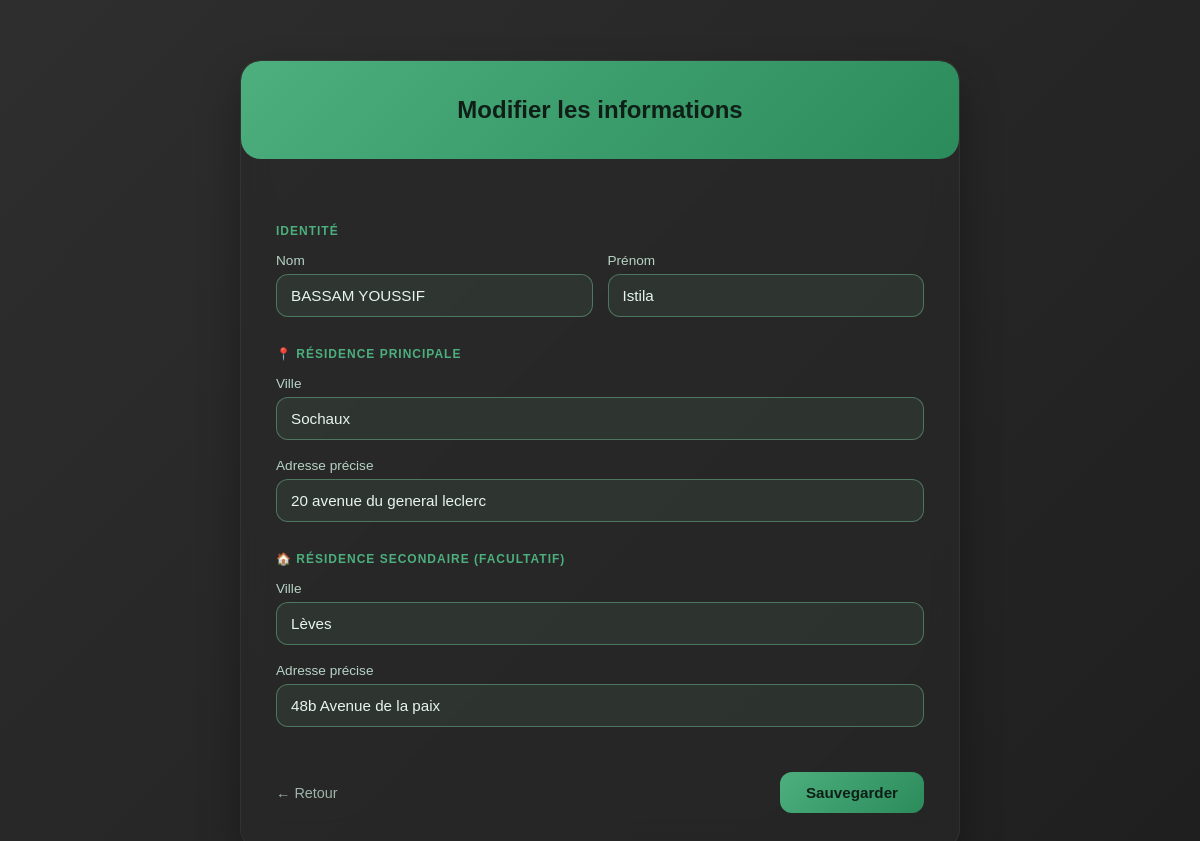
The page /modifier/4 on the database its author committed.
### tables this page shows
CREATE TABLE etudiants (
        id INTEGER PRIMARY KEY AUTOINCREMENT,
        nom TEXT NOT NULL,
        prenom TEXT NOT NULL
    );

CREATE TABLE residences (
        id INTEGER PRIMARY KEY AUTOINCREMENT,
        etudiant_id INTEGER,
        ville TEXT NOT NULL,
        adresse TEXT,
        type TEXT,
        date_debut TEXT,
        date_fin TEXT,
        lat REAL,
        lon REAL,
        FOREIGN KEY (etudiant_id) REFERENCES etudiants(id)
    );

### app.py (the view, shortened to what this page needs)
@app.route('/modifier/<int:etudiant_id>', methods=['GET', 'POST'])
def modifier(etudiant_id):
    conn = get_db_connection()
    student = conn.execute('SELECT * FROM etudiants WHERE id = ?', (etudiant_id,)).fetchone()
    residences = conn.execute('SELECT * FROM residences WHERE etudiant_id = ?', (etudiant_id,)).fetchall()
    conn.close()
    if not student:
        return redirect(url_for('index'))
    primary = None
    secondary = None
    for residence in residences:
        if residence['type'].lower().strip() == 'principale':
            primary = residence
        else:
            secondary = residence
    return render_template('modifier.html', student=student, primary=primary, secondary=secondary)

### app.py (called while the page is built, shortened)
def get_db_connection():
    conn = sqlite3.connect(DB_NAME)
    conn.row_factory = sqlite3.Row
    return conn

def get_current_user():
    if session.get('user_id'):
        user = get_user_by_username(session.get('username', ''))
        return user
    return None

@app.context_processor
def inject_current_user():
    return {'current_user': get_current_user()}

@app.before_request
def start_weather_updates():
    global weather_thread_started

### templates/modifier.html (shortened to what this page needs)
<!DOCTYPE html>
<html lang="fr">
<head>
</head>
<body>
<div class="conteneur">
    <div class="carte">
        <div class="entete-carte">
            <h2>Modifier les informations</h2>
        </div>
        <div class="corps-carte">
            <form method="POST" action="/modifier/{{ student['id'] }}">
                <div class="separateur">Identité</div>
                <div class="ligne">
                    <div class="colonne">
                        <label class="etiquette">Nom</label>
                        <input type="text" name="nom" class="champ" value="{{ student['nom'] }}" required>
                    </div>
                    <div class="colonne">
                        <label class="etiquette">Prénom</label>
                        <input type="text" name="prenom" class="champ" value="{{ student['prenom'] }}" required>
                    </div>
                </div>
                <div class="separateur">📍 Résidence Principale</div>
                <div class="marge-bas">
                    <label class="etiquette">Ville</label>
                    <input type="text" name="ville_p" class="champ" value="{{ primary['ville'] if primary else '' }}" placeholder="ex: Montbéliard" required>
                </div>
                <div class="marge-bas">
                    <label class="etiquette">Adresse précise</label>
                    <input type="text" name="adresse_p" class="champ" value="{{ primary['adresse'] if primary else '' }}" placeholder="ex: 4 Place Tharradin">
                </div>
                <div class="separateur">🏠 Résidence Secondaire (Facultatif)</div>
                <div class="marge-bas">
                    <label class="etiquette">Ville</label>
                    <input type="text" name="ville_s" class="champ" value="{{ secondary['ville'] if secondary else '' }}">
                </div>
                <div class="marge-bas">
                    <label class="etiquette">Adresse précise</label>
                    <input type="text" name="adresse_s" class="champ" value="{{ secondary['adresse'] if secondary else '' }}">
                </div>
                <div class="marge-haut actions">
                    <a href="/" class="lien">← Retour</a>
                    <button type="submit" class="bouton">Sauvegarder</button>
                </div>
            </form>
        </div>
    </div>
</div>
</body>
</html>

### templates/modifier.html (style rules this page uses)
:root { --bg-gradient: linear-gradient(135deg, #2e2e2e, #1f1f1f); --card-bg: rgba(40, 40, 40, 0.6); --text-main: #e8f5ee; --text-label: #b7d4c7; --text-placeholder: #9fb5aa; --input-bg: rgba(126, 214, 165, 0.08); --border-color: rgba(255,255,255,0.05); --accent: #4caf7d; --accent-dark: #2c8b5b; }
body { margin: 0; font-family: 'Quicksand', sans-serif; background: var(--bg-gradient); color: var(--text-main); min-height: 100vh; }
.conteneur { max-width: 720px; margin: 60px auto; padding: 0 20px; }
.carte { background: var(--card-bg); backdrop-filter: blur(14px); border-radius: 20px; box-shadow: 0 20px 40px rgba(0, 0, 0, 0.3); overflow: hidden; border: 1px solid var(--border-color); }
.entete-carte { background: linear-gradient(135deg, var(--accent), var(--accent-dark)); color: #0f1f17; text-align: center; padding: 35px 20px; border-radius: 20px; }
.entete-carte h2 { margin: 0; font-weight: 700; }
.corps-carte { padding: 35px; }
.separateur { font-size: 0.75rem; font-weight: 600; color: var(--accent); text-transform: uppercase; letter-spacing: 1px; margin: 30px 0 15px 0; }
.ligne { display: flex; gap: 15px; flex-wrap: wrap; }
.colonne { flex: 1 1 0; min-width: 0; }
.etiquette { display: block; margin-bottom: 6px; font-size: 0.85rem; color: var(--text-label); }
.champ { width: 100%; padding: 12px 14px; border-radius: 12px; border: 1px solid rgba(126, 214, 165, 0.4); font-size: 0.95rem; background: var(--input-bg); color: var(--text-main); transition: all 0.2s ease; box-sizing: border-box; }
.champ::placeholder { color: var(--text-placeholder); }
.marge-bas { margin-bottom: 18px; }
.marge-haut { margin-top: 45px; }
.actions { display: flex; justify-content: space-between; align-items: center; }
.bouton { background: linear-gradient(135deg, var(--accent), var(--accent-dark)); color: #0f1f17; border: none; padding: 12px 26px; border-radius: 12px; cursor: pointer; font-size: 0.95rem; font-weight: 600; transition: all 0.2s ease; }
.lien { color: var(--text-placeholder); text-decoration: none; font-size: 0.9rem; }

### rows shown on the page
etudiants: nom "BASSAM YOUSSIF", prenom "Istila"
residences: ville_p "Sochaux", adresse_p "20 avenue du general leclerc"
residences: ville_s "Lèves", adresse_s "48b Avenue de la paix"
